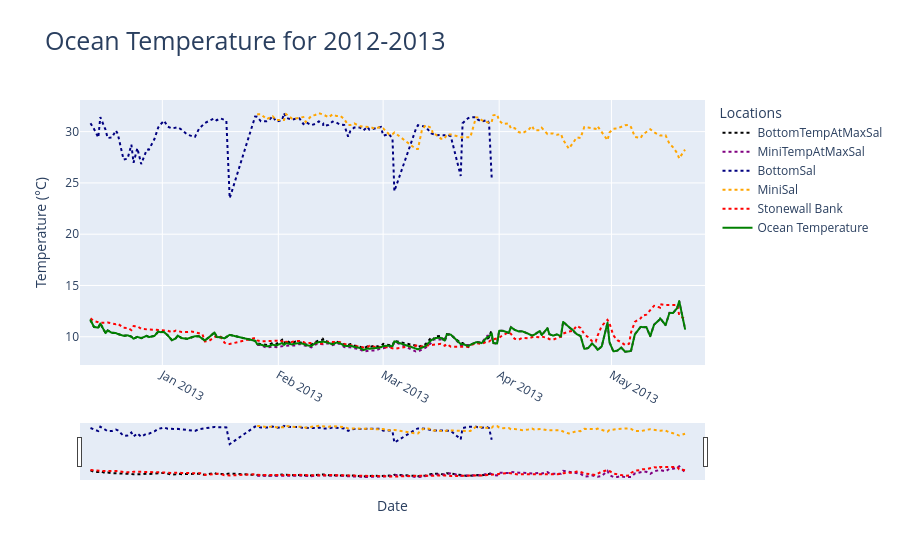

The cell this chart's notebook holds for it:
### Code cell
import pandas as pd
import scipy.io as sio
from scipy import signal
from scipy import stats
import numpy as np
import datetime
import plotly.express as px
from plotly.subplots import make_subplots
import plotly.graph_objects as go
import re


downRiverDF = pd.read_csv('downriver_2012_2013_processed.csv', parse_dates = ['DN'])
correlation = signal.correlate(downRiverDF["BottomPressure"].ffill().bfill().to_numpy(), downRiverDF["BottomSalCorrected"].ffill().bfill().to_numpy(), mode="full")
lags = signal.correlation_lags(downRiverDF["BottomPressure"].ffill().bfill().to_numpy().size, downRiverDF["BottomSalCorrected"].ffill().bfill().to_numpy().size, mode="full") 
lag = lags[np.argmax(correlation)]
numpy_correlation = np.corrcoef(downRiverDF["BottomPressure"].ffill().bfill().to_numpy(), downRiverDF["BottomSalCorrected"].ffill().bfill().to_numpy())[0, 1]
print('NumPy Correlation:', numpy_correlation)
res = stats.pearsonr(downRiverDF["BottomPressure"].ffill().bfill().to_numpy(), downRiverDF["BottomSalCorrected"].ffill().bfill().to_numpy())

minilanderDF = pd.read_csv('minilander_2012_2013_processed.csv', parse_dates = ['DN'])

#create day DN to separate out data values by day instead of 5 min intervals
downRiverDF['dayDN'] = downRiverDF['DN'].dt.floor('D')
minilanderDF['dayDN'] = minilanderDF['DN'].dt.floor('D')
#takes highest sal values by day and collects idx, then converts floats to integers
idxMaxDownArray = downRiverDF.groupby("dayDN")["BottomSalCorrected"].idxmax().ffill().astype('Int64').to_numpy()
idxMaxMiniArray = minilanderDF.groupby("dayDN")["Salinity"].idxmax().ffill().bfill().astype('Int64').to_numpy()

#filter data frame from NAN duplicates created in previous step
salToTempDownDF = downRiverDF.loc[idxMaxDownArray].drop_duplicates()
salToTempMiniDF = minilanderDF.loc[idxMaxMiniArray].drop_duplicates()

#trying to combine so that both arrays are same length
combinedDF = pd.merge_asof(salToTempDownDF, salToTempMiniDF, on = 'DN')[["DN", "BottomTemp", "Temperature", "BottomSalCorrected", "Salinity"]]
maxDN = combinedDF["DN"].max()
# adding empty columns to allow for concat to work
salToTempMiniDF["BottomTemp"] = np.nan
salToTempMiniDF["BottomSalCorrected"] = np.nan
#combining tail of minilander data to other data
combinedDF = pd.concat([combinedDF, salToTempMiniDF.loc[salToTempMiniDF['DN']>maxDN][["DN", "BottomTemp", "Temperature", "BottomSalCorrected", "Salinity"]]])

#STONEWALL BANK OCEAN TEMPERATURE
stonewallDF = pd.concat([pd.read_csv('2012_stonewall.csv'), pd.read_csv('2013_stonewall.csv')])
# format time series
stonewallDF["dayDN"] = (pd.to_datetime(stonewallDF['YY'].astype(str) + '/' + stonewallDF['MM'].astype(str) + '/' + stonewallDF['DD'].astype(str) + '/' , format='mixed'))
# isolate and group by average value for that day
dailyStonewallDF = stonewallDF.groupby("dayDN").agg(dailyAverage = ("WTMP", "mean")).reset_index()
# get the time series to be the same size
combinedDF = pd.merge_asof(combinedDF, dailyStonewallDF, left_on = "DN", right_on = "dayDN")
#combinedDF['AvgEstimatedTemp'] = (combinedDF["BottomTemp"].interpolate().ffill().bfill() + combinedDF["Temperature"].interpolate().ffill().bfill() + combinedDF["dailyAverage"].interpolate().ffill().bfill())/3.0

for index, row in combinedDF.iterrows():
    dataPoint = 0
    countER = 0
    if not np.isnan(row["BottomTemp"]):
        dataPoint += row["BottomTemp"]
        countER += 1
    if not np.isnan(row["Temperature"]):
        dataPoint += row["Temperature"]
        countER += 1    
    '''if not np.isnan(row["dailyAverage"]):
        dataPoint += row["dailyAverage"]
        countER += 1'''
    if countER > 0:
        dataPoint = dataPoint/countER
        combinedDF.loc[index, "AvgEstimatedTemp"] = dataPoint


for index, row in combinedDF.iterrows():
    dataPoints = 0
    counTER = 0
    if not np.isnan(row["BottomSalCorrected"]):
        dataPoints += row["BottomSalCorrected"]
        counTER += 1
    if not np.isnan(row["Salinity"]):
        dataPoints += row["Salinity"]
        counTER += 1 
    if counTER > 0:
        dataPoints = dataPoints/counTER
        combinedDF.loc[index, "oceanSalEstimate"] = dataPoints

#combinedDF['oceanSalEstimate'] = (combinedDF["BottomSalCorrected"].ffill().bfill() + combinedDF["Salinity"].ffill().bfill())/2.0
#plot ocean temperature
tempFigLabels = ['BottomTempAtMaxSal', 'MiniTempAtMaxSal', 'BottomSal', 'MiniSal', 'Stonewall Bank']
tempfig = px.line(x = combinedDF['DN'], y = [combinedDF["BottomTemp"], combinedDF["Temperature"], combinedDF['BottomSalCorrected'], combinedDF['Salinity'], combinedDF["dailyAverage"]] , color_discrete_sequence= ["black", "purple", "navy","orange", "red"], title = "Temperature/Salinity")
combinedDF.to_csv('ocean_temperature12_13.csv', index=False)
tempfig.update_traces(patch={"line": {"dash": "dot"}})
tempfig.add_scattergl(x= combinedDF['DN'], y = combinedDF["AvgEstimatedTemp"], line={'color': 'green', 'width' : 2}, name = "Ocean Temperature")
#tempfig = px.line(x = combinedDF['DN'], y = [combinedDF["BottomTemp"], combinedDF["Temperature"], combinedDF['BottomSalCorrected'], combinedDF['Salinity'], combinedDF["dailyAverage"]] , color_discrete_sequence= ["black", "purple", "navy","orange", "red"], title = "Temperature/Salinity", markers = True )
for idx in range(len(tempFigLabels)):
    tempfig.data[idx].name = tempFigLabels[idx]
    tempfig.data[idx].hovertemplate = 'variable=' + tempFigLabels[idx] + '<br>x=%{x}<br>value=%{y}<extra></extra>'
    tempfig.data[idx].legendgroup = tempFigLabels[idx]
tempfig.update_layout(xaxis_title="Date", yaxis_title="Temperature (°C)", legend_title="Locations")
tempfig.update_layout(title=dict(text= "Ocean Temperature for 2012-2013", font=dict(size=25)))
tempfig.update_xaxes(tickangle=30)
tempfig.update_xaxes(rangeslider_visible=True)
tempfig.update_xaxes(range = [pd.Timestamp('2012-12-10'),pd.Timestamp('2013-05-26')])
tempfig.show() 

#bottom pressure and bottom salinity combined plot 
fig = make_subplots(specs=[[{"secondary_y": True}]])
fig.add_trace(go.Scatter(x=downRiverDF['DN'], y= downRiverDF['BottomSalCorrected'], name="Bottom Salinity"),secondary_y=False,)
fig.add_trace(go.Scatter(x=downRiverDF['DN'], y=downRiverDF['BottomPressure'], name="Bottom Pressure"),secondary_y=True,)
fig.update_layout(title_text="Sea Level and Salinity")
fig.update_xaxes(title_text="Date")
fig.update_yaxes(title_text="Bottom Salinity", secondary_y=False)
fig.update_yaxes(title_text="Bottom Pressure", secondary_y=True)
fig.show()

### Figure 1 — Plotly figure (JSON) as saved in the notebook; plotly's stock layout.template omitted (floating-point values rounded to 4 significant figures; data arrays with more than 128 entries replaced by an {"elided": "..."} marker saying what was removed)
{"data": [{"hovertemplate": "variable=BottomTempAtMaxSal<br>x=%{x}<br>value=%{y}<extra></extra>", "legendgroup": "BottomTempAtMaxSal", "line": {"color": "black", "dash": "dot"}, "marker": {"symbol": "circle"}, "mode": "lines", "name": "BottomTempAtMaxSal", "orientation": "v", "showlegend": true, "type": "scatter", "x": {"elided": "151 str values"}, "xaxis": "x", "y": {"elided": "151 float values"}, "yaxis": "y"}, {"hovertemplate": "variable=MiniTempAtMaxSal<br>x=%{x}<br>value=%{y}<extra></extra>", "legendgroup": "MiniTempAtMaxSal", "line": {"color": "purple", "dash": "dot"}, "marker": {"symbol": "circle"}, "mode": "lines", "name": "MiniTempAtMaxSal", "orientation": "v", "showlegend": true, "type": "scatter", "x": {"elided": "151 str values"}, "xaxis": "x", "y": {"elided": "151 float values"}, "yaxis": "y"}, {"hovertemplate": "variable=BottomSal<br>x=%{x}<br>value=%{y}<extra></extra>", "legendgroup": "BottomSal", "line": {"color": "navy", "dash": "dot"}, "marker": {"symbol": "circle"}, "mode": "lines", "name": "BottomSal", "orientation": "v", "showlegend": true, "type": "scatter", "x": {"elided": "151 str values"}, "xaxis": "x", "y": {"elided": "151 float values"}, "yaxis": "y"}, {"hovertemplate": "variable=MiniSal<br>x=%{x}<br>value=%{y}<extra></extra>", "legendgroup": "MiniSal", "line": {"color": "orange", "dash": "dot"}, "marker": {"symbol": "circle"}, "mode": "lines", "name": "MiniSal", "orientation": "v", "showlegend": true, "type": "scatter", "x": {"elided": "151 str values"}, "xaxis": "x", "y": {"elided": "151 float values"}, "yaxis": "y"}, {"hovertemplate": "variable=Stonewall Bank<br>x=%{x}<br>value=%{y}<extra></extra>", "legendgroup": "Stonewall Bank", "line": {"color": "red", "dash": "dot"}, "marker": {"symbol": "circle"}, "mode": "lines", "name": "Stonewall Bank", "orientation": "v", "showlegend": true, "type": "scatter", "x": {"elided": "151 str values"}, "xaxis": "x", "y": {"elided": "151 float values"}, "yaxis": "y"}, {"line": {"color": "green", "width": 2}, "name": "Ocean Temperature", "type": "scattergl", "x": {"elided": "151 str values"}, "y": {"elided": "151 float values"}}], "layout": {"legend": {"title": {"text": "Locations"}, "tracegroupgap": 0}, "title": {"font": {"size": 25}, "text": "Ocean Temperature for 2012-2013"}, "xaxis": {"anchor": "y", "domain": [0, 1], "range": ["2012-12-10T00:00:00", "2013-05-26T00:00:00"], "rangeslider": {"visible": true}, "tickangle": 30, "title": {"text": "Date"}}, "yaxis": {"anchor": "x", "domain": [0, 1], "title": {"text": "Temperature (°C)"}}}}
